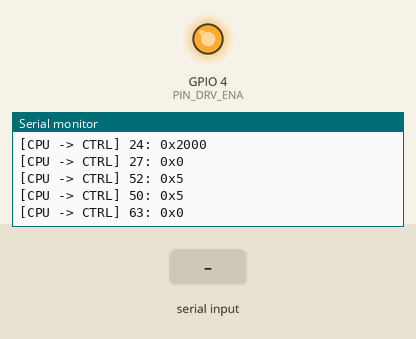
A sketch run on a simulated ESP32. On the bench: output pins drawn as LEDs (lit = HIGH), the last lines printed to the serial monitor. The inputs (shaded band) are chosen by the test bench. Pins used as bus, display or sensor lines are not drawn.

Above: at 1.3 s.
1.4 s: "i\n" received over Serial
At 1.9 s:
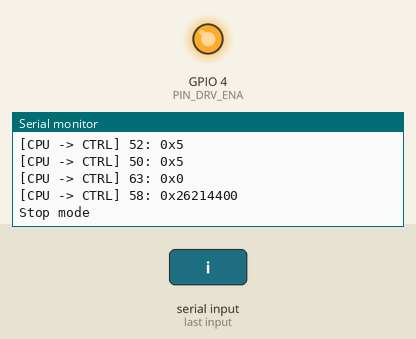
2.9 s: "v90\n" received over Serial
At 4.1 s:
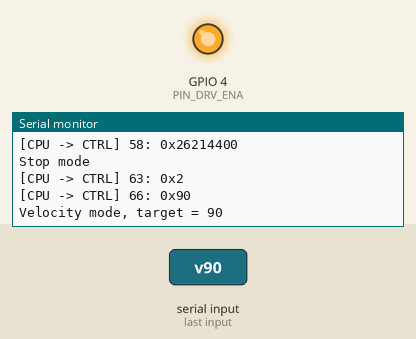
4.4 s: "t90\n" received over Serial
At 5.4 s:
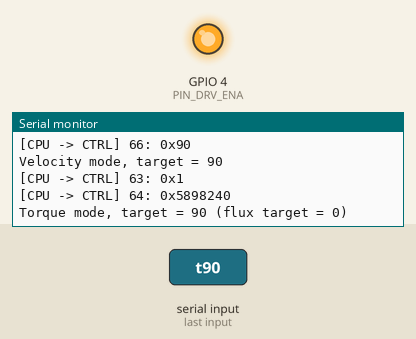
Timing chart, 0 to 7.4 s (numbered marks = the images above; inputs shaded):
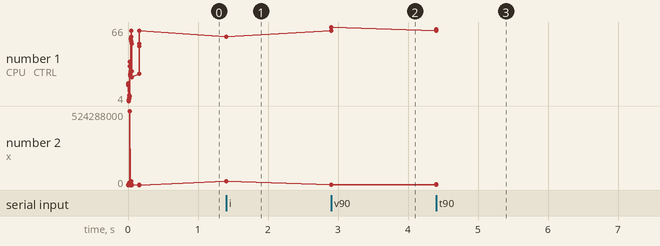

Measured:
- after the input at 1.4 s, the serial monitor: prints a new line at once (image 1)
- after the input at 2.9 s, the serial monitor: prints a new line at once (image 2)
- after the input at 4.4 s, the serial monitor: prints a new line at once (image 3)
- plotted number 1: 58 → 66 after the input at 2.9 s, 66 → 64 after the input at 4.4 s
- plotted number 2: 0 → 26214400 after the input at 1.4 s, 26214400 → 90 after the input at 2.9 s, 90 → 5898240 after the input at 4.4 s

The sketch:

trinamic.ino
```cpp
// (licence header left out)
#include <SPI.h>

#include "TMC6100_Register.h"
#include "TMC6100_Fields.h"
#include "TMC6100_Constants.h"

#include "TMC4671_Register.h"
#include "TMC4671_Fields.h"
#include "TMC4671_Constants.h"
#include "TMC4671_Variants.h"

#define SPI_BUS_INST    VSPI

#define PIN_DRV_ENA     4
#define PIN_SPI_SCK     18
#define PIN_SPI_MISO    19
#define PIN_SPI_MOSI    23
#define PIN_SPI_CS_CTRL 5
#define PIN_SPI_CS_DRV  17

#define SPI_DEV_CTRL    0
#define SPI_DEV_DRV     1

static const int spi_clk = 100000; // 100kHz
static const int spi_devices[] = {PIN_SPI_CS_CTRL, PIN_SPI_CS_DRV};

SPIClass* spi = NULL;

int16_t  tgt_torque   = 0;
int16_t  tgt_flux     = 0;
int16_t  tgt_velocity = 0;
uint16_t p_torque     = 400;
uint16_t i_torque     = 20;
uint16_t p_flux       = 50;
uint16_t i_flux       = 10;
uint16_t p_velocity   = 400;
uint16_t i_velocity   = 50;
bool velocity_active  = false;
bool torque_active    = false;

void spi_write(int device, uint8_t reg, uint32_t value) {
  if (device == SPI_DEV_CTRL) {
    Serial.println("[CPU -> CTRL] " + String(reg, HEX) + ": 0x" + String(value));
  } else {
    Serial.println("[CPU -> DRV ] " + String(reg, HEX) + ": 0x" + String(value));
  }
  spi->beginTransaction(SPISettings(spi_clk, MSBFIRST, SPI_MODE3));
  digitalWrite(spi_devices[device], LOW);
  spi->transfer(reg | 0x80);
  uint8_t value_be[4];
  value_be[0] = (value >> 24) & 0xFF;
  value_be[1] = (value >> 16) & 0xFF;
  value_be[2] = (value >>  8) & 0xFF;
  value_be[3] = (value >>  0) & 0xFF;
  spi->transfer((uint8_t*) &value_be, 4);
  digitalWrite(spi_devices[device], HIGH);
  spi->endTransaction();
  delay(1);
}

uint32_t spi_read(int device, uint8_t reg) {
  spi->beginTransaction(SPISettings(spi_clk, MSBFIRST, SPI_MODE3));
  digitalWrite(spi_devices[device], LOW);
  spi->transfer(reg & 0x7F);
  uint8_t value_be[4] = {0,0,0,0};
  spi->transfer((uint8_t*) &value_be, 4);
  digitalWrite(spi_devices[device], HIGH);
  spi->endTransaction();
  return (value_be[0]<<24) | (value_be[1]<<16) | (value_be[2]<<8) | value_be[3];
}

void setup() {
  Serial.begin(115200);
  spi = new SPIClass(VSPI);
  spi->begin(
    PIN_SPI_SCK,
    PIN_SPI_MISO,
    PIN_SPI_MOSI,
    -1
  );
  digitalWrite(PIN_DRV_ENA, LOW);
  pinMode(PIN_DRV_ENA, OUTPUT);

  digitalWrite(PIN_SPI_CS_CTRL, HIGH);
  digitalWrite(PIN_SPI_CS_DRV, HIGH);
  pinMode(PIN_SPI_CS_CTRL, OUTPUT);
  pinMode(PIN_SPI_CS_DRV, OUTPUT);

  initHardware(p_torque, i_torque, p_flux, i_flux, p_velocity, i_velocity);
}

void readDrv(uint8_t addr) {
  uint32_t value = spi_read(SPI_DEV_DRV, addr);
  Serial.println("DRV  " + String(addr, HEX) + ": " + String(value, HEX));
}

void setTorque(int16_t torque, int16_t flux) {
  spi_write(SPI_DEV_CTRL, TMC4671_MODE_RAMP_MODE_MOTION, 1);
  spi_write(SPI_DEV_CTRL, TMC4671_PID_TORQUE_FLUX_TARGET, (torque << 16) | flux);
  velocity_active = false;
  torque_active = true;
}

void setVelocity(int16_t velocity) {
  spi_write(SPI_DEV_CTRL, TMC4671_MODE_RAMP_MODE_MOTION, 2);
  spi_write(SPI_DEV_CTRL, TMC4671_PID_VELOCITY_TARGET, velocity);
  velocity_active = true;
  torque_active = false;
}

void setStop() {
  spi_write(SPI_DEV_CTRL, TMC4671_MODE_RAMP_MODE_MOTION, 0x00000000);
  velocity_active = false;
  torque_active = false;
}

void setVelocityPi(uint16_t p, uint16_t i) {
  spi_write(SPI_DEV_CTRL, TMC4671_PID_VELOCITY_P_VELOCITY_I, (p << 16) | i);
}

void setTorquePi(uint16_t p, uint16_t i) {
  spi_write(SPI_DEV_CTRL, TMC4671_PID_TORQUE_P_TORQUE_I, (p << 16) | i);
}

void setFluxPi(uint16_t p, uint16_t i) {
  spi_write(SPI_DEV_CTRL, TMC4671_PID_FLUX_P_FLUX_I, (p << 16) | i);
}

void initHardware(uint16_t torqueP, uint16_t torqueI, uint16_t fluxP, uint16_t fluxI, uint16_t velocityP, uint16_t velocityI) {
  digitalWrite(PIN_DRV_ENA, LOW);

  // Initialize the driver chip
  spi_write(SPI_DEV_DRV, TMC6100_GCONF,
    (0 << TMC6100_DISABLE_SHIFT)      | // Enable
    (0 << TMC6100_SINGLELINE_SHIFT)   | // Use individual L+H signals
    (1 << TMC6100_FAULTDIRECT_SHIFT)  | // Fault output shows each protective action
    (1 << TMC6100_CURRENT_ZERO_SHIFT)   // Disable current amplifier
  );

  // Motor type &  PWM configuration
  spi_write(SPI_DEV_CTRL, TMC4671_MOTOR_TYPE_N_POLE_PAIRS, 0x00030008);
  spi_write(SPI_DEV_CTRL, TMC4671_PWM_POLARITIES, 0x00000000);
  spi_write(SPI_DEV_CTRL, TMC4671_PWM_MAXCNT, 0x000003E7);
  spi_write(SPI_DEV_CTRL, TMC4671_PWM_BBM_H_BBM_L, 0x00001919);
  spi_write(SPI_DEV_CTRL, TMC4671_PWM_SV_CHOP, 0x00000007);

  // ADC configuration
  spi_write(SPI_DEV_CTRL, TMC4671_ADC_I_SELECT, 0x18000100);
  spi_write(SPI_DEV_CTRL, TMC4671_dsADC_MCFG_B_MCFG_A, 0x00100010);
  spi_write(SPI_DEV_CTRL, TMC4671_dsADC_MCLK_A, 0x0051EB85);
  spi_write(SPI_DEV_CTRL, TMC4671_dsADC_MCLK_B, 0x0051EB85);
  spi_write(SPI_DEV_CTRL, TMC4671_dsADC_MDEC_B_MDEC_A, 0x00540054);
  spi_write(SPI_DEV_CTRL, TMC4671_ADC_I0_SCALE_OFFSET, 0x010081CB);
  spi_write(SPI_DEV_CTRL, TMC4671_ADC_I1_SCALE_OFFSET, 0x010081F9);

  // Digital hall settings
  spi_write(SPI_DEV_CTRL,  TMC4671_HALL_MODE, 0x00001001);
  spi_write(SPI_DEV_CTRL,  TMC4671_HALL_PHI_E_PHI_M_OFFSET, 0x1F400000);

  // ABN encoder settings
  spi_write(SPI_DEV_CTRL, TMC4671_ABN_DECODER_MODE, 0x00000000);
  spi_write(SPI_DEV_CTRL, TMC4671_ABN_DECODER_PPR, 0x00000800);
  spi_write(SPI_DEV_CTRL, TMC4671_ABN_DECODER_COUNT, 0x00000539);
  spi_write(SPI_DEV_CTRL, TMC4671_ABN_DECODER_PHI_E_PHI_M_OFFSET, 0x00000000);

  // Limits
  spi_write(SPI_DEV_CTRL, TMC4671_PID_TORQUE_FLUX_LIMITS, 2000);

  // PI settings
  setTorquePi(torqueP, torqueI);
  setFluxPi(fluxP, fluxI);
  setVelocityPi(velocityP, velocityI);

  // Init encoder (mode 0)
  spi_write(SPI_DEV_CTRL, TMC4671_MODE_RAMP_MODE_MOTION, 0x00000008);
  spi_write(SPI_DEV_CTRL, TMC4671_ABN_DECODER_PHI_E_PHI_M_OFFSET, 0x00000000);
  spi_write(SPI_DEV_CTRL, TMC4671_PHI_E_SELECTION, 0x00000001);
  spi_write(SPI_DEV_CTRL, TMC4671_PHI_E_EXT, 0x00000000);
  spi_write(SPI_DEV_CTRL, TMC4671_UQ_UD_EXT, 0x000007D0);
  delay(100);

  spi_write(SPI_DEV_CTRL, TMC4671_ABN_DECODER_COUNT, 0x00000000);

  // Feedback selection
  spi_write(SPI_DEV_CTRL, TMC4671_PHI_E_SELECTION, 5); // 3 is encoder, 5 is hal
  spi_write(SPI_DEV_CTRL, TMC4671_VELOCITY_SELECTION, 5);

  // Stop mode
  setStop();
  digitalWrite(PIN_DRV_ENA, HIGH);
}

String serialInput = "";

uint16_t p = 400; // Velocity P
uint16_t i = 50; // Velocity I

void parseSerial() {
  if (serialInput.length() < 1) return;
  char c = serialInput[0];
  serialInput.remove(0,1);
  switch(c) {
    case 'r':
      initHardware(p_torque, i_torque, p_flux, i_flux, p_velocity, i_velocity);
      break;
    case 'v':
      tgt_velocity = serialInput.toInt();
      setVelocity(tgt_velocity);
      break;
    case 't':
      tgt_torque = serialInput.toInt();
      setTorque(tgt_torque, tgt_flux);
      break;
    case 'f':
      tgt_flux = serialInput.toInt();
      setTorque(tgt_torque, tgt_flux);
      break;
    case 'p':
      p_velocity = serialInput.toInt();
      setVelocityPi(p_velocity, i_velocity);
      break;
    case 'i':
      i_velocity = serialInput.toInt();
      setVelocityPi(p_velocity, i_velocity);
      break;
    case 'P':
      p_torque = serialInput.toInt();
      setTorquePi(p_torque, i_torque);
      break;
    case 'I':
      i_torque = serialInput.toInt();
      setTorquePi(p_torque, i_torque);
      break;
    case 'o':
      p_flux = serialInput.toInt();
      setFluxPi(p_flux, i_flux);
      break;
    case 'u':
      i_flux = serialInput.toInt();
      setFluxPi(p_flux, i_flux);
      break;
    case 's':
      setStop();
      break;
    case 'l':
      Serial.println("Torque:   P = " + String(p_torque)   + ", I = " + String(i_torque));
      Serial.println("Flux:     P = " + String(p_flux)     + ", I = " + String(i_flux));
      Serial.println("Velocity: P = " + String(p_velocity) + ", I = " + String(i_velocity));
      break;
  }
  if (velocity_active) {
    Serial.println("Velocity mode, target = " + String(tgt_velocity));
  } else if (torque_active) {
    Serial.println("Torque mode, target = " + String(tgt_torque) + " (flux target = " + String(tgt_flux) + ")");
  } else {
    Serial.println("Stop mode");
  }
  serialInput = "";
}

void checkSerial() {
  while (Serial.available()>0) {
    char c = Serial.read();
    if ((c >= ' ') && (c <= '~')) {
      serialInput += c;
    } else if ((c == '\n') || (c == '\r')) {
      parseSerial();
    } else {
      serialInput = "";
      Serial.println("#Received garbage, buffer cleared");
    }
  }
}

void loop() {
  checkSerial();
}
```

TMC4671_Constants.h
```cpp
/*
 * TMC4671_Constants.h
 *
 *  Created on: 23.07.2018
 *      Author: LK
 */

#ifndef TMC_IC_TMC4671_TMC4671_CONSTANTS_H_
#define TMC_IC_TMC4671_TMC4671_CONSTANTS_H_

#define TMC4671_MOTORS 1

#define TMC4671_STATUS_FLAGS_REF_MASK   0x00700000
#define TMC4671_STATUS_FLAGS_REF_SHIFT  20

#endif /* TMC_IC_TMC4671_TMC4671_CONSTANTS_H_ */
```

TMC4671_Variants.h
```cpp
/*
 *  TMC4671_Variants.h
 *  Author: ED
 */

#ifndef TMC4671_VARIANTS_H
#define TMC4671_VARIANTS_H

#define CHIPINFO_ADDR_SI_TYPE                                   0
#define CHIPINFO_ADDR_SI_VERSION                                1
#define CHIPINFO_ADDR_SI_DATA                                   2
#define CHIPINFO_ADDR_SI_TIME                                   3
#define CHIPINFO_ADDR_SI_VARIANT                                4
#define CHIPINFO_ADDR_SI_BUILD                                  5
#define ADC_RAW_ADDR_ADC_I1_RAW_ADC_I0_RAW                      0
#define ADC_RAW_ADDR_ADC_AGPI_A_RAW_ADC_VM_RAW                  1
#define ADC_RAW_ADDR_ADC_AENC_UX_RAW_ADC_AGPI_B_RAW             2
#define ADC_RAW_ADDR_ADC_AENC_WY_RAW_ADC_AENC_VN_RAW            3
#define CONFIG_ADDR_biquad_x_a_1                                1
#define CONFIG_ADDR_biquad_x_a_2                                2
#define CONFIG_ADDR_biquad_x_b_0                                4
#define CONFIG_ADDR_biquad_x_b_1                                5
#define CONFIG_ADDR_biquad_x_b_2                                6
#define CONFIG_ADDR_biquad_x_enable                             7
#define CONFIG_ADDR_biquad_v_a_1                                9
#define CONFIG_ADDR_biquad_v_a_2                                10
#define CONFIG_ADDR_biquad_v_b_0                                12
#define CONFIG_ADDR_biquad_v_b_1                                13
#define CONFIG_ADDR_biquad_v_b_2                                14
#define CONFIG_ADDR_biquad_v_enable                             15
#define CONFIG_ADDR_biquad_t_a_1                                17
#define CONFIG_ADDR_biquad_t_a_2                                18
#define CONFIG_ADDR_biquad_t_b_0                                20
#define CONFIG_ADDR_biquad_t_b_1                                21
#define CONFIG_ADDR_biquad_t_b_2                                22
#define CONFIG_ADDR_biquad_t_enable                             23
#define CONFIG_ADDR_biquad_f_a_1                                25
#define CONFIG_ADDR_biquad_f_a_2                                26
#define CONFIG_ADDR_biquad_f_b_0                                28
#define CONFIG_ADDR_biquad_f_b_1                                29
#define CONFIG_ADDR_biquad_f_b_2                                30
#define CONFIG_ADDR_biquad_f_enable                             31
#define CONFIG_ADDR_prbs_amplitude                              32
#define CONFIG_ADDR_prbs_down_sampling_ratio                    33
#define CONFIG_ADDR_feed_forward_velocity_gain                  40
#define CONFIG_ADDR_feed_forward_velicity_filter_constant       41
#define CONFIG_ADDR_feed_forward_torque_gain                    42
#define CONFIG_ADDR_feed_forward_torgue_filter_constant         43
#define CONFIG_ADDR_VELOCITY_METER_PPTM_MIN_POS_DEV             50
#define CONFIG_ADDR_ref_switch_config                           51
#define CONFIG_ADDR_Encoder_Init_hall_Enable                    52
#define CONFIG_ADDR_SINGLE_PIN_IF_STATUS_CFG                    60
#define CONFIG_ADDR_SINGLE_PIN_IF_SCALE_OFFSET                  61
#define PID_ERROR_ADDR_PID_TORQUE_ERROR                         0
#define PID_ERROR_ADDR_PID_FLUX_ERROR                           1
#define PID_ERROR_ADDR_PID_VELOCITY_ERROR                       2
#define PID_ERROR_ADDR_PID_POSITION_ERROR                       3
#define PID_ERROR_ADDR_PID_TORQUE_ERROR_SUM                     4
#define PID_ERROR_ADDR_PID_FLUX_ERROR_SUM                       5
#define PID_ERROR_ADDR_PID_VELOCITY_ERROR_SUM                   6
#define PID_ERROR_ADDR_PID_POSITION_ERROR_SUM                   7
#define INTERIM_ADDR_PIDIN_TARGET_TORQUE                        0
#define INTERIM_ADDR_PIDIN_TARGET_FLUX                          1
#define INTERIM_ADDR_PIDIN_TARGET_VELOCITY                      2
#define INTERIM_ADDR_PIDIN_TARGET_POSITION                      3
#define INTERIM_ADDR_PIDOUT_TARGET_TORQUE                       4
#define INTERIM_ADDR_PIDOUT_TARGET_FLUX                         5
#define INTERIM_ADDR_PIDOUT_TARGET_VELOCITY                     6
#define INTERIM_ADDR_PIDOUT_TARGET_POSITION                     7
#define INTERIM_ADDR_FOC_IWY_IUX                                8
#define INTERIM_ADDR_FOC_IV                                     9
#define INTERIM_ADDR_FOC_IB_IA                                  10
#define INTERIM_ADDR_FOC_IQ_ID                                  11
#define INTERIM_ADDR_FOC_UQ_UD                                  12
#define INTERIM_ADDR_FOC_UQ_UD_LIMITED                          13
#define INTERIM_ADDR_FOC_UB_UA                                  14
#define INTERIM_ADDR_FOC_UWY_UUX                                15
#define INTERIM_ADDR_FOC_UV                                     16
#define INTERIM_ADDR_PWM_WY_UX                                  17
#define INTERIM_ADDR_PWM_UV                                     18
#define INTERIM_ADDR_ADC_I1_I0                                  19
#define INTERIM_ADDR_PID_TORQUE_TARGET_FLUX_TARGET_TORQUE_ACTUAL_FLUX_ACTUAL_DIV256 20
#define INTERIM_ADDR_PID_TORQUE_TARGET_TORQUE_ACTUAL            21
#define INTERIM_ADDR_PID_FLUX_TARGET_FLUX_ACTUAL                22
#define INTERIM_ADDR_PID_VELOCITY_TARGET_VELOCITY_ACTUAL_DIV256 23
#define INTERIM_ADDR_PID_VELOCITY_TARGET_VELOCITY_ACTUAL        24
#define INTERIM_ADDR_PID_POSITION_TARGET_POSITION_ACTUAL_DIV256 25
#define INTERIM_ADDR_PID_POSITION_TARGET_POSITION_ACTUAL        26
#define INTERIM_ADDR_FF_VELOCITY                                27
#define INTERIM_ADDR_FF_TORQUE                                  28
#define INTERIM_ADDR_ACTUAL_VELOCITY_PPTM                       29
#define INTERIM_ADDR_REF_SWITCH_STATUS                          30
#define INTERIM_ADDR_HOME_POSITION                              31
#define INTERIM_ADDR_LEFT_POSITION                              32
#define INTERIM_ADDR_RIGHT_POSITION                             33
#define INTERIM_ADDR_ENC_INIT_HALL_STATUS                       34
#define INTERIM_ADDR_ENC_INIT_HALL_PHI_E_ABN_OFFSET             35
#define INTERIM_ADDR_ENC_INIT_HALL_PHI_E_AENC_OFFSET            36
#define INTERIM_ADDR_ENC_INIT_HALL_PHI_A_AENC_OFFSET            37
#define INTERIM_ADDR_enc_init_mini_move_u_d_status              40
#define INTERIM_ADDR_enc_init_mini_move_phi_e_phi_e_offset      41
#define INTERIM_ADDR_SINGLE_PIN_IF_PWM_DUTY_CYCLE_TORQUE_TARGET 42
#define INTERIM_ADDR_SINGLE_PIN_IF_VELOCITY_TARGET              43
#define INTERIM_ADDR_SINGLE_PIN_IF_POSITION_TARGET              44
#define INTERIM_ADDR_DEBUG_VALUE_1_0                            192
#define INTERIM_ADDR_DEBUG_VALUE_3_2                            193
#define INTERIM_ADDR_DEBUG_VALUE_5_4                            194
#define INTERIM_ADDR_DEBUG_VALUE_7_6                            195
#define INTERIM_ADDR_DEBUG_VALUE_9_8                            196
#define INTERIM_ADDR_DEBUG_VALUE_11_10                          197
#define INTERIM_ADDR_DEBUG_VALUE_13_12                          198
#define INTERIM_ADDR_DEBUG_VALUE_15_14                          199
#define INTERIM_ADDR_DEBUG_VALUE_16                             200
#define INTERIM_ADDR_DEBUG_VALUE_17                             201
#define INTERIM_ADDR_DEBUG_VALUE_18                             202
#define INTERIM_ADDR_DEBUG_VALUE_19                             203
#define INTERIM_ADDR_CONFIG_REG_0                               208
#define INTERIM_ADDR_CONFIG_REG_1                               209
#define INTERIM_ADDR_CTRL_PARAM_10                              210
#define INTERIM_ADDR_CTRL_PARAM_32                              211
#define INTERIM_ADDR_STATUS_REG_0                               212
#define INTERIM_ADDR_STATUS_REG_1                               213
#define INTERIM_ADDR_STATUS_PARAM_10                            214
#define INTERIM_ADDR_STATUS_PARAM_32                            215

#endif
```

TMC6100_Constants.h
```cpp
/*
 * TMC6100_Constants.h
 *
 *  Created on: 26.10.2018
 *      Author: LK
 */

#ifndef TMC_IC_TMC6100_TMC6100_CONSTANTS_H_
#define TMC_IC_TMC6100_TMC6100_CONSTANTS_H_

#define TMC6100_MOTORS           1
#define TMC6100_WRITE_BIT        TMC_WRITE_BIT
#define TMC6100_ADDRESS_MASK     TMC_ADDRESS_MASK
#define TMC6100_MAX_VELOCITY     8388096
#define TMC6100_MAX_ACCELERATION u16_MAX

#endif /* TMC_IC_TMC6100_TMC6100_CONSTANTS_H_ */
```

TMC6100_Register.h
```cpp
/*
* TMC6100_Register.h
*
*  Created on: 13.11.2019
*      Author: ED
*/

#ifndef TMC6100_REGISTER_H
#define TMC6100_REGISTER_H

	// ===== TMC6100 register set =====

	#define TMC6100_GCONF          0x00
	#define TMC6100_GSTAT          0x01
	#define TMC6100_IOIN_OUTPUT    0x04
	#define TMC6100_OTP_PROG       0x06
	#define TMC6100_OTP_READ       0x07
	#define TMC6100_FACTORY_CONF   0x08
	#define TMC6100_SHORT_CONF     0x09
	#define TMC6100_DRV_CONF       0x0A

#endif /* TMC6100_REGISTER_H */
```

Source omitted: TMC4671_Fields.h (83972 bytes), TMC6100_Fields.h (9322 bytes), TMC4671_Register.h (8258 bytes)
